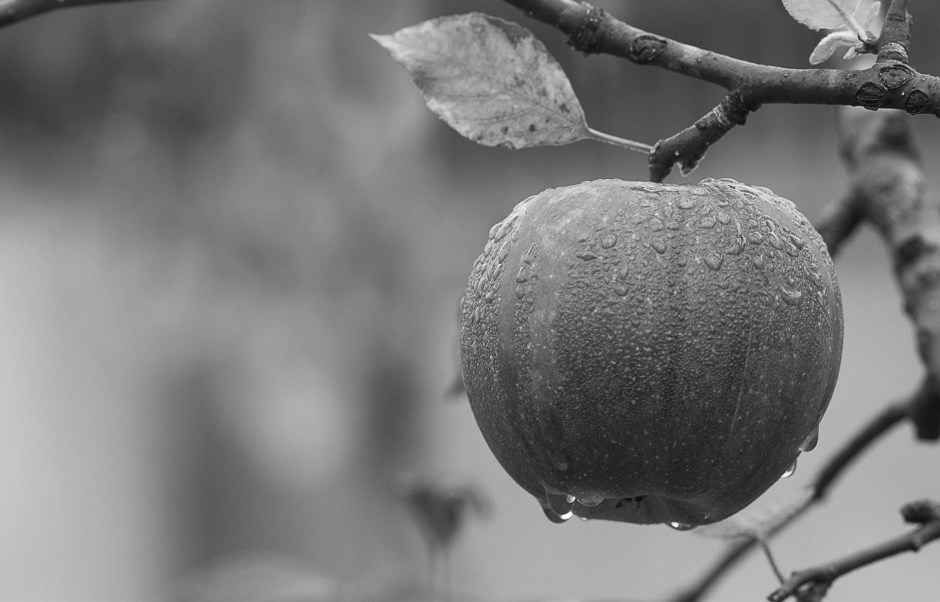
#> input picture Histogram_Equalization/images/gray1.jpg, 1880 x 1204 px (shown at 1/2 size)
$ python histogram_equalization.py
#> lines starting #> are read from the running program, lines starting #| are printed output that depends on the picture
# ECE 5470 - Digital Image Processing
# Homework 1: Histogram Equalization

import cv2 as cv
import numpy as np
from matplotlib import pyplot as plt

path = "images/gray1.jpg"
img = cv.imread(path, 0)
#> img is the input picture: shape (1204, 1880); min 0, max 255, mean 121.2
# width - img.shape[1]
# height - img.shape[0]
height, width = img.shape[:2]
#> height = 1204; width = 1880

# Resize image if too big
if height > 800 or width > 800:
        res = cv.resize(img, (int(width/4), int(height/4)), interpolation = cv.INTER_CUBIC)
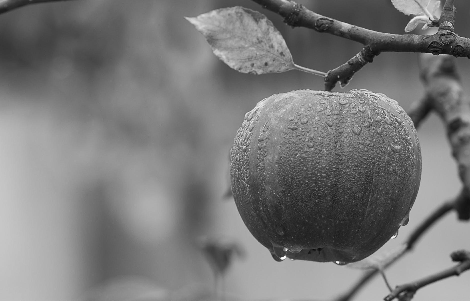
#> res: shape (301, 470); min 2, max 254, mean 121.2
else:
        res = img

def adjust_gamma(image, gamma = 1.0):
	invGamma = 1.0 / gamma

	# Build lookup table mapping pixel values to adjusted gamma values
	table = np.array([((i / 255.0) ** invGamma) * 255
		for i in np.arange(0, 256)]).astype("uint8")

	# Apply gamma correction using the lookup table
	return cv.LUT(image, table)

# Perform gamma transformation on given image
def apply_diff_gammas(img):
	images = []
	images.append(img)

	gamma = 0.5
	for i in range(2):
		images.append(adjust_gamma(img, gamma))
		gamma += 1

	# Displays original, g = 0.5, g = 1.5
	#row = np.hstack((images[0], images[1], images[2]))
	#cv.imshow("Gamma Transformations - g = {1, 0.5, 1.5}", row)

	return images

# Histogram Equalization for grayscale image(s)
def histEqual(img, len = 1):
#> called with len = 1
	hist = cv.calcHist([img], [0], None, [256], [0, 256])
#> hist = 256 values, max 1650 at index 174, min 0 at index 0, mean 552.6

	# Find the CDF
	cdf = hist.cumsum()
#> cdf = 256 values from 0 to 141470
	cdf_norm = cdf * hist.max() / cdf.max()
#> cdf_norm = 256 values from 0 to 1650

	cdf_m = np.ma.masked_equal(cdf, 0)
	cdf_m = (cdf_m - cdf_m.min()) * 255 / (cdf_m.max() - cdf_m.min())
	cdf = np.ma.filled(cdf_m, 0).astype('uint8')
#> cdf = 256 values from 0 to 255

	# Apply CDF to image
	equ = cdf[img]
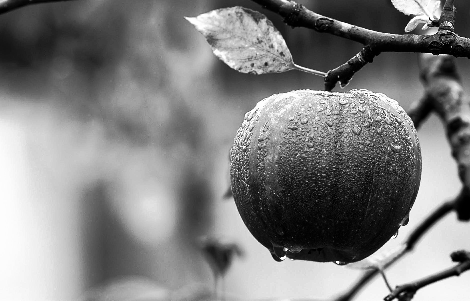
#> equ: shape (301, 470); min 0, max 255, mean 127.9

	if len is 1:
		# Plot original and equalized image
		comp = np.hstack((img, equ))
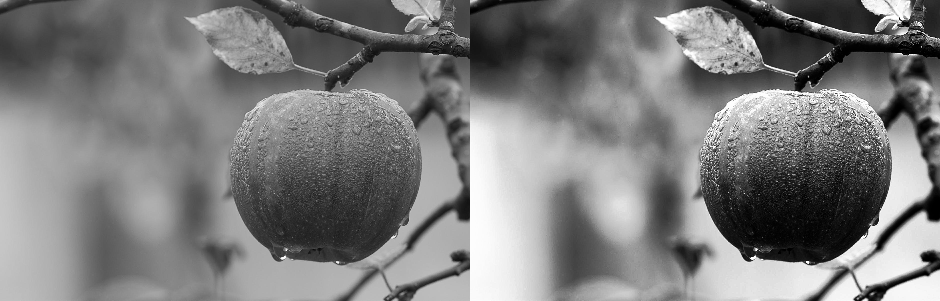
#> comp: shape (301, 940); min 0, max 255, mean 124.5
		cv.imshow("Comparison", comp)

		# Plot histograms of original and equalized
		plt.hist(img.flatten(), 256, [0, 256], color = 'r')
		plt.hist(equ.flatten(), 256, [0, 256], color = 'b')
		plt.legend(("Original", "Equalized"), loc = 'upper left')
		plt.show()
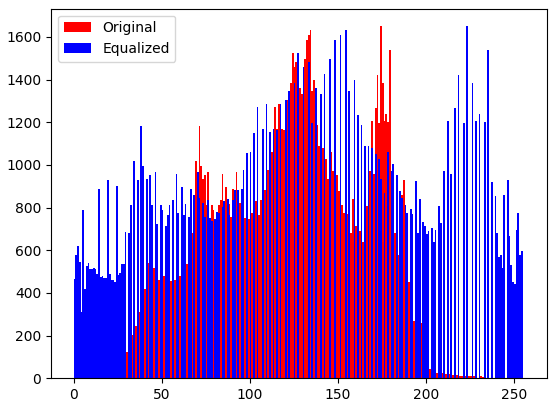
#> figure drawn by matplotlib, 1 panel; tallest bar 1650 high, from x = 174 to 175; tallest bar 1650 high, from x = 223 to 224
	else:
		return equ

# Histogram Equalization of a single grayscale image
histEqual(res)

# [39 lines of commented-out code are left out]

cv.waitKey(0)
cv.destroyAllWindows()

$ run again, with Histogram_Equalization/images/gray2.jpg copied over Histogram_Equalization/images/gray1.jpg
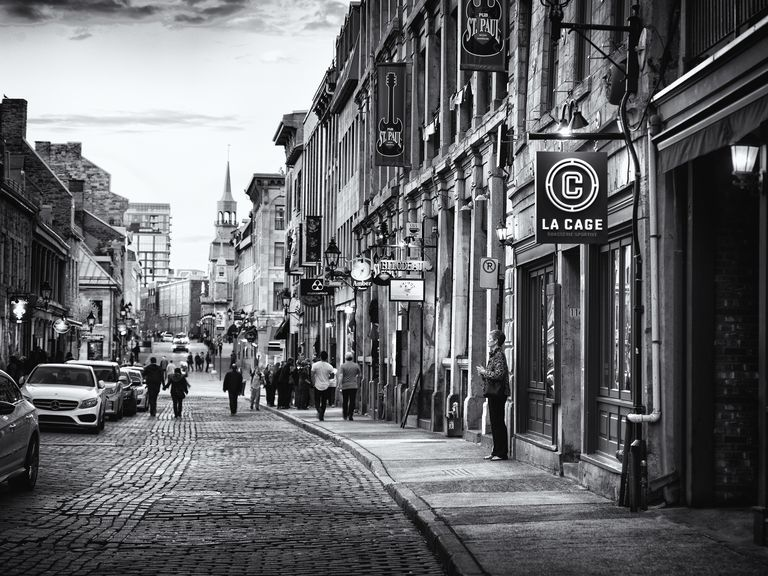
#> input picture Histogram_Equalization/images/gray2.jpg, 768 x 576 px
#> hist = 256 values, max 7573 at index 249, min 307 at index 1, mean 1728
#> in histEqual, `cdf = hist.cumsum()`: cdf = 256 values from 1113 to 442368
#> cdf_norm = 256 values from 19.05 to 7573
#> in histEqual, `cdf = np.ma.filled(cdf_m, 0).astype('uint8')`: cdf = 256 values from 0 to 255
#> in histEqual, `comp = np.hstack((img, equ))`:
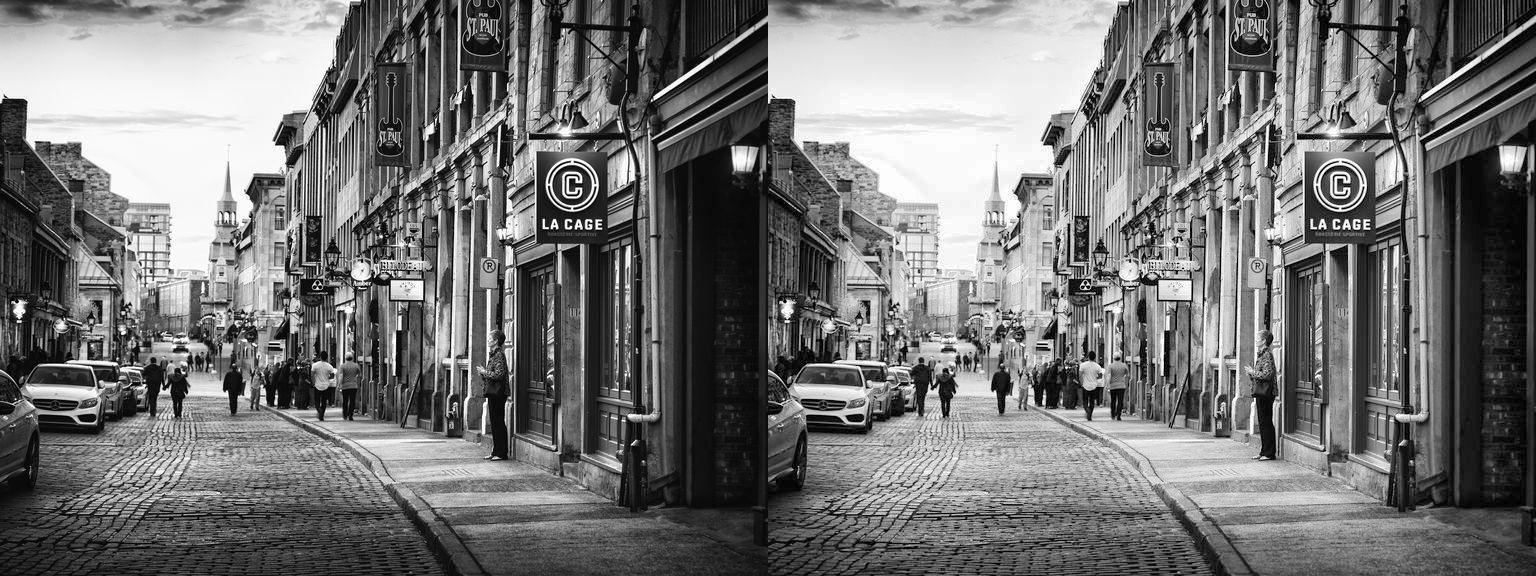
#> comp: shape (576, 1536); min 0, max 255, mean 116.5
#> in histEqual, `plt.show()`:
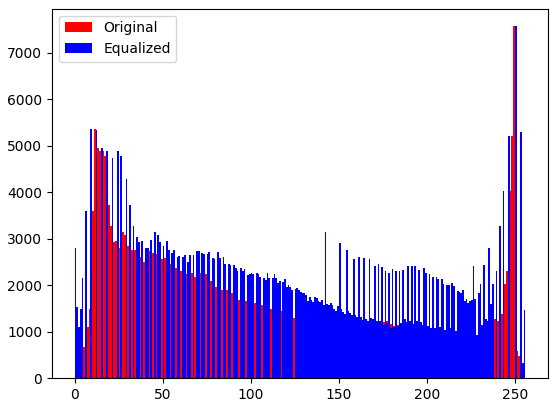
#> figure drawn by matplotlib, 1 panel; tallest bar 7573 high, from x = 249 to 250; tallest bar 7573 high, from x = 250 to 251

$ run again, with Histogram_Equalization/images/gray3.jpg copied over Histogram_Equalization/images/gray1.jpg
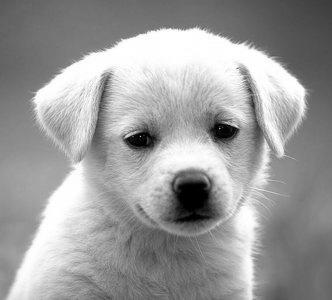
#> input picture Histogram_Equalization/images/gray3.jpg, 332 x 300 px
#> img is the input picture: shape (300, 332); min 0, max 255, mean 155.7
#> hist = 256 values, max 2737 at index 254, min 12 at index 58, mean 389.1
#> in histEqual, `cdf = hist.cumsum()`: cdf = 256 values from 490 to 99600
#> cdf_norm = 256 values from 13.47 to 2737
#> in histEqual, `cdf = np.ma.filled(cdf_m, 0).astype('uint8')`: cdf = 256 values from 0 to 255
#> in histEqual, `comp = np.hstack((img, equ))`:
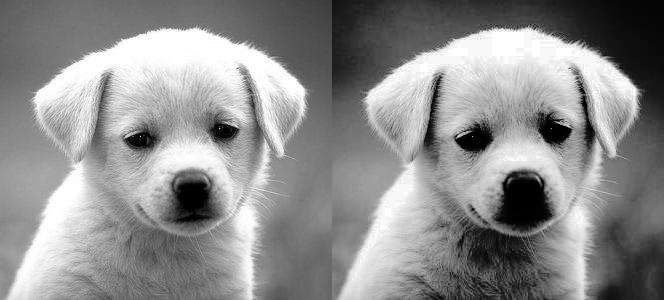
#> comp: shape (300, 664); min 0, max 255, mean 141.5
#> in histEqual, `plt.show()`:
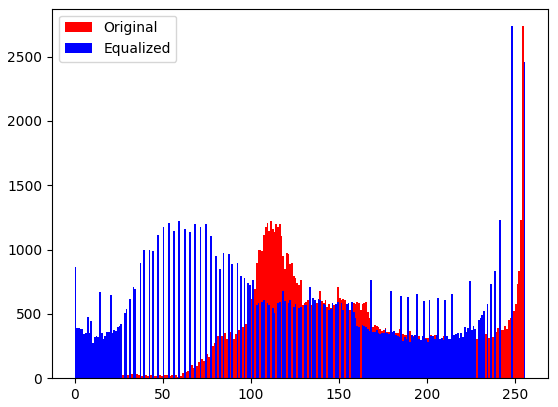
#> figure drawn by matplotlib, 1 panel; tallest bar 2737 high, from x = 254 to 255; tallest bar 2737 high, from x = 248 to 249
